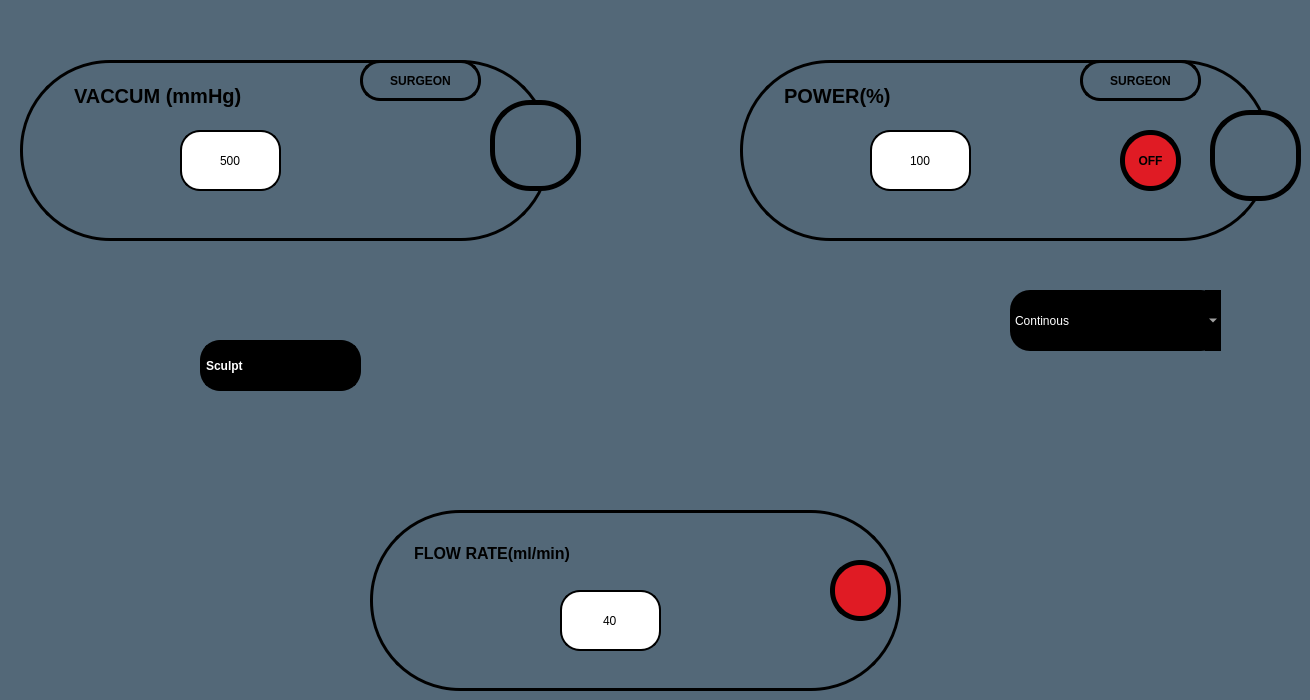
    <widget class="QWidget" name="tab_36">
     <property name="styleSheet">
      <string notr="true">background-color:rgb(83, 104, 120);</string>
     </property>
     <attribute name="title">
      <string>Page</string>
     </attribute>
     <widget class="QLineEdit" name="lineEdit_64">
      <property name="geometry">
       <rect>
        <x>870</x>
        <y>130</y>
        <width>101</width>
        <height>61</height>
       </rect>
      </property>
      <property name="styleSheet">
       <string notr="true">font:20pt &quot;Ubuntu&quot;;
background-color: rgb(255,255,255);
border-radius:20px;border:2px solid black;</string>
      </property>
      <property name="text">
       <string>100</string>
      </property>
      <property name="alignment">
       <set>Qt::AlignCenter</set>
      </property>
     </widget>
     <widget class="QPushButton" name="us4powup_but">
      <property name="geometry">
       <rect>
        <x>750</x>
        <y>130</y>
        <width>91</width>
        <height>61</height>
       </rect>
      </property>
      <property name="styleSheet">
       <string notr="true">image: url(:/images/up1.png);
background-color:transparent;
border:none;</string>
      </property>
      <property name="text">
       <string/>
      </property>
     </widget>
     <widget class="QPushButton" name="us4powdown_but">
      <property name="geometry">
       <rect>
        <x>1010</x>
        <y>130</y>
        <width>91</width>
        <height>61</height>
       </rect>
      </property>
      <property name="styleSheet">
       <string notr="true">image: url(:/images/down1.png);
background-color:transparent;
border:none;</string>
      </property>
      <property name="text">
       <string/>
      </property>
     </widget>
     <widget class="QPushButton" name="us4flowup_but">
      <property name="geometry">
       <rect>
        <x>410</x>
        <y>590</y>
        <width>91</width>
        <height>61</height>
       </rect>
      </property>
      <property name="styleSheet">
       <string notr="true">image: url(:/images/up1.png);
background-color:transparent;
border:none;</string>
      </property>
      <property name="text">
       <string/>
      </property>
     </widget>
     <widget class="QLineEdit" name="lineEdit_65">
      <property name="geometry">
       <rect>
        <x>560</x>
        <y>590</y>
        <width>101</width>
        <height>61</height>
       </rect>
      </property>
      <property name="styleSheet">
       <string notr="true">font:20pt &quot;Ubuntu&quot;;
background-color: rgb(255,255,255);
border-radius:20px;border:2px solid black;</string>
      </property>
      <property name="text">
       <string>40</string>
      </property>
      <property name="alignment">
       <set>Qt::AlignCenter</set>
      </property>
     </widget>
     <widget class="QPushButton" name="us4flowdown_but">
      <property name="geometry">
       <rect>
        <x>700</x>
        <y>580</y>
        <width>91</width>
        <height>61</height>
       </rect>
      </property>
      <property name="styleSheet">
       <string notr="true">image: url(:/images/down1.png);
background-color:transparent;
border:none;</string>
      </property>
      <property name="text">
       <string/>
      </property>
     </widget>
     <widget class="QTextEdit" name="textEdit_50">
      <property name="geometry">
       <rect>
        <x>410</x>
        <y>540</y>
        <width>221</width>
        <height>51</height>
       </rect>
      </property>
      <property name="styleSheet">
       <string notr="true">background-color:transparent;
font: 15pt &quot;Ubuntu Condensed&quot;;
font:bold;
border:none;
</string>
      </property>
      <property name="html">
       <string>&lt;!DOCTYPE HTML PUBLIC &quot;-//W3C//DTD HTML 4.0//EN&quot; &quot;http://www.w3.org/TR/REC-html40/strict.dtd&quot;&gt;
&lt;html&gt;&lt;head&gt;&lt;meta name=&quot;qrichtext&quot; content=&quot;1&quot; /&gt;&lt;style type=&quot;text/css&quot;&gt;
p, li { white-space: pre-wrap; }
&lt;/style&gt;&lt;/head&gt;&lt;body style=&quot; font-family:'Ubuntu Condensed'; font-size:15pt; font-weight:600; font-style:normal;&quot;&gt;
&lt;p style=&quot; margin-top:0px; margin-bottom:0px; margin-left:0px; margin-right:0px; -qt-block-indent:0; text-indent:0px;&quot;&gt;&lt;span style=&quot; font-family:'Ubuntu'; font-size:12pt;&quot;&gt;FLOW RATE(ml/min)&lt;/span&gt;&lt;/p&gt;&lt;/body&gt;&lt;/html&gt;</string>
      </property>
     </widget>
     <widget class="QTextEdit" name="textEdit_51">
      <property name="geometry">
       <rect>
        <x>780</x>
        <y>80</y>
        <width>251</width>
        <height>41</height>
       </rect>
      </property>
      <property name="styleSheet">
       <string notr="true">background-color:transparent;
font: 15pt &quot;Ubuntu Condensed&quot;;
font:bold;
border:none;
</string>
      </property>
      <property name="html">
       <string>&lt;!DOCTYPE HTML PUBLIC &quot;-//W3C//DTD HTML 4.0//EN&quot; &quot;http://www.w3.org/TR/REC-html40/strict.dtd&quot;&gt;
&lt;html&gt;&lt;head&gt;&lt;meta name=&quot;qrichtext&quot; content=&quot;1&quot; /&gt;&lt;style type=&quot;text/css&quot;&gt;
p, li { white-space: pre-wrap; }
&lt;/style&gt;&lt;/head&gt;&lt;body style=&quot; font-family:'Ubuntu Condensed'; font-size:15pt; font-weight:600; font-style:normal;&quot;&gt;
&lt;p style=&quot; margin-top:0px; margin-bottom:0px; margin-left:0px; margin-right:0px; -qt-block-indent:0; text-indent:0px;&quot;&gt;POWER(%)&lt;/p&gt;&lt;/body&gt;&lt;/html&gt;</string>
      </property>
     </widget>
     <widget class="QLabel" name="label_101">
      <property name="geometry">
       <rect>
        <x>20</x>
        <y>60</y>
        <width>531</width>
        <height>181</height>
       </rect>
      </property>
      <property name="styleSheet">
       <string notr="true">border-radius:90px;
border:3px solid black;</string>
      </property>
      <property name="text">
       <string/>
      </property>
     </widget>
     <widget class="QLabel" name="label_102">
      <property name="geometry">
       <rect>
        <x>740</x>
        <y>60</y>
        <width>531</width>
        <height>181</height>
       </rect>
      </property>
      <property name="styleSheet">
       <string notr="true">border-radius:90px;
border:3px solid black;</string>
      </property>
      <property name="text">
       <string/>
      </property>
     </widget>
     <widget class="QLabel" name="label_103">
      <property name="geometry">
       <rect>
        <x>370</x>
        <y>510</y>
        <width>531</width>
        <height>181</height>
       </rect>
      </property>
      <property name="styleSheet">
       <string notr="true">border-radius:90px;
border:3px solid black;</string>
      </property>
      <property name="text">
       <string/>
      </property>
     </widget>
     <widget class="QTextEdit" name="textEdit_52">
      <property name="geometry">
       <rect>
        <x>70</x>
        <y>80</y>
        <width>241</width>
        <height>61</height>
       </rect>
      </property>
      <property name="styleSheet">
       <string notr="true">background-color:transparent;
font: 15pt &quot;Ubuntu Condensed&quot;;
font:bold;
border:none;
</string>
      </property>
      <property name="html">
       <string>&lt;!DOCTYPE HTML PUBLIC &quot;-//W3C//DTD HTML 4.0//EN&quot; &quot;http://www.w3.org/TR/REC-html40/strict.dtd&quot;&gt;
&lt;html&gt;&lt;head&gt;&lt;meta name=&quot;qrichtext&quot; content=&quot;1&quot; /&gt;&lt;style type=&quot;text/css&quot;&gt;
p, li { white-space: pre-wrap; }
&lt;/style&gt;&lt;/head&gt;&lt;body style=&quot; font-family:'Ubuntu Condensed'; font-size:15pt; font-weight:600; font-style:normal;&quot;&gt;
&lt;p style=&quot; margin-top:0px; margin-bottom:0px; margin-left:0px; margin-right:0px; -qt-block-indent:0; text-indent:0px;&quot;&gt;VACCUM (mmHg)&lt;/p&gt;&lt;/body&gt;&lt;/html&gt;</string>
      </property>
     </widget>
     <widget class="QPushButton" name="us4vacdown_but">
      <property name="geometry">
       <rect>
        <x>340</x>
        <y>130</y>
        <width>91</width>
        <height>61</height>
       </rect>
      </property>
      <property name="styleSheet">
       <string notr="true">image: url(:/images/down1.png);
background-color:transparent;
border:none;</string>
      </property>
      <property name="text">
       <string/>
      </property>
     </widget>
     <widget class="QLineEdit" name="lineEdit_66">
      <property name="geometry">
       <rect>
        <x>180</x>
        <y>130</y>
        <width>101</width>
        <height>61</height>
       </rect>
      </property>
      <property name="styleSheet">
       <string notr="true">font:20pt &quot;Ubuntu&quot;;
background-color: rgb(255,255,255);
border-radius:20px;border:2px solid black;</string>
      </property>
      <property name="text">
       <string>500</string>
      </property>
      <property name="alignment">
       <set>Qt::AlignCenter</set>
      </property>
     </widget>
     <widget class="QPushButton" name="us4vacup_but">
      <property name="geometry">
       <rect>
        <x>40</x>
        <y>130</y>
        <width>91</width>
        <height>61</height>
       </rect>
      </property>
      <property name="styleSheet">
       <string notr="true">image: url(:/images/up1.png);
background-color:transparent;
border:none;</string>
      </property>
      <property name="text">
       <string/>
      </property>
     </widget>
     <widget class="QLabel" name="label_104">
      <property name="geometry">
       <rect>
        <x>490</x>
        <y>100</y>
        <width>91</width>
        <height>91</height>
       </rect>
      </property>
      <property name="styleSheet">
       <string notr="true">font:20pt &quot;Ubuntu&quot;;
border:5px solid black;
border-radius:40px;font-weight: bold;</string>
      </property>
      <property name="text">
       <string/>
      </property>
     </widget>
     <widget class="QLabel" name="label_105">
      <property name="geometry">
       <rect>
        <x>1210</x>
        <y>110</y>
        <width>91</width>
        <height>91</height>
       </rect>
      </property>
      <property name="styleSheet">
       <string notr="true">font:20pt &quot;Ubuntu&quot;;
border:5px solid black;
border-radius:40px;font-weight: bold;</string>
      </property>
      <property name="text">
       <string/>
      </property>
     </widget>
     <widget class="QPushButton" name="us4mode">
      <property name="geometry">
       <rect>
        <x>1080</x>
        <y>60</y>
        <width>121</width>
        <height>41</height>
       </rect>
      </property>
      <property name="styleSheet">
       <string notr="true">font:15pt &quot;Ubuntu&quot;;

border-radius:20px;
border:none;
font-weight: bold;
border:3px solid black;</string>
      </property>
      <property name="text">
       <string>SURGEON</string>
      </property>
     </widget>
     <widget class="QPushButton" name="us4vacmode">
      <property name="geometry">
       <rect>
        <x>360</x>
        <y>60</y>
        <width>121</width>
        <height>41</height>
       </rect>
      </property>
      <property name="styleSheet">
       <string notr="true">font:15pt &quot;Ubuntu&quot;;

border-radius:20px;
border:none;
font-weight: bold;
border:3px solid black;</string>
      </property>
      <property name="text">
       <string>SURGEON</string>
      </property>
     </widget>
     <widget class="QPushButton" name="CI4">
      <property name="geometry">
       <rect>
        <x>830</x>
        <y>560</y>
        <width>61</width>
        <height>61</height>
       </rect>
      </property>
      <property name="styleSheet">
       <string notr="true">font:20pt &quot;Ubuntu&quot;;
background-color: rgb(224, 27, 36);
color: rgb(224, 27, 36);
image: url(:/images/ci.png);
border:5px solid black;
border-radius:30px;font-weight: bold;</string>
      </property>
      <property name="text">
       <string/>
      </property>
     </widget>
     <widget class="QPushButton" name="us4onoff">
      <property name="geometry">
       <rect>
        <x>1120</x>
        <y>130</y>
        <width>61</width>
        <height>61</height>
       </rect>
      </property>
      <property name="styleSheet">
       <string notr="true">border:5px solid black;
border-radius:30px;font-weight: bold;
background-color: rgb(224, 27, 36);
color: rgb(0, 0, 0);</string>
      </property>
      <property name="text">
       <string>OFF</string>
      </property>
     </widget>
     <widget class="QLabel" name="label_106">
      <property name="geometry">
       <rect>
        <x>200</x>
        <y>340</y>
        <width>161</width>
        <height>51</height>
       </rect>
      </property>
      <property name="styleSheet">
       <string notr="true">font:30pt &quot;Ubuntu&quot;;

border-radius:20px;

border:none;font-weight: bold;border:3px solid black;
background-color: rgb(0, 0, 0);
color: rgb(255, 255, 255);</string>
      </property>
      <property name="text">
       <string>Sculpt</string>
      </property>
     </widget>
     <widget class="QComboBox" name="CutMode_vitCom_4">
      <property name="geometry">
       <rect>
        <x>1010</x>
        <y>290</y>
        <width>211</width>
        <height>61</height>
       </rect>
      </property>
      <property name="styleSheet">
       <string notr="true">border-radius:20px;
color: rgb(255, 255, 255);
background-color: rgb(0, 0, 0);
font:20pt &quot;Ubuntu&quot;;</string>
      </property>
      <item>
       <property name="text">
        <string>Continous</string>
       </property>
      </item>
      <item>
       <property name="text">
        <string>Pulse</string>
       </property>
      </item>
      <item>
       <property name="text">
        <string>Ocupulse</string>
       </property>
      </item>
      <item>
       <property name="text">
        <string>Ocuburst</string>
       </property>
      </item>
      <item>
       <property name="text">
        <string>Single burst</string>
       </property>
      </item>
      <item>
       <property name="text">
        <string>Multi burst</string>
       </property>
      </item>
      <item>
       <property name="text">
        <string>Cold phaco</string>
       </property>
      </item>
     </widget>
     <zorder>label_102</zorder>
     <zorder>label_101</zorder>
     <zorder>label_103</zorder>
     <zorder>lineEdit_64</zorder>
     <zorder>us4powup_but</zorder>
     <zorder>us4powdown_but</zorder>
     <zorder>us4flowup_but</zorder>
     <zorder>lineEdit_65</zorder>
     <zorder>us4flowdown_but</zorder>
     <zorder>textEdit_50</zorder>
     <zorder>textEdit_51</zorder>
     <zorder>textEdit_52</zorder>
     <zorder>us4vacdown_but</zorder>
     <zorder>lineEdit_66</zorder>
     <zorder>us4vacup_but</zorder>
     <zorder>label_104</zorder>
     <zorder>label_105</zorder>
     <zorder>us4mode</zorder>
     <zorder>us4vacmode</zorder>
     <zorder>CI4</zorder>
     <zorder>us4onoff</zorder>
     <zorder>label_106</zorder>
     <zorder>CutMode_vitCom_4</zorder>
    </widget>
